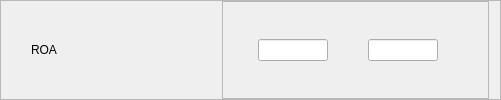
              <widget class="QFrame" name="fROA">
               <property name="frameShape">
                <enum>QFrame::StyledPanel</enum>
               </property>
               <property name="frameShadow">
                <enum>QFrame::Raised</enum>
               </property>
               <layout class="QHBoxLayout" name="horizontalLayout_70">
                <property name="leftMargin">
                 <number>30</number>
                </property>
                <property name="topMargin">
                 <number>0</number>
                </property>
                <property name="bottomMargin">
                 <number>0</number>
                </property>
                <item>
                 <widget class="QLabel" name="label_47">
                  <property name="minimumSize">
                   <size>
                    <width>185</width>
                    <height>0</height>
                   </size>
                  </property>
                  <property name="maximumSize">
                   <size>
                    <width>185</width>
                    <height>150</height>
                   </size>
                  </property>
                  <property name="styleSheet">
                   <string notr="true">font: 14pt &quot;Segoe UI&quot;;</string>
                  </property>
                  <property name="text">
                   <string>ROA</string>
                  </property>
                  <property name="alignment">
                   <set>Qt::AlignLeading|Qt::AlignLeft|Qt::AlignVCenter</set>
                  </property>
                 </widget>
                </item>
                <item>
                 <widget class="QFrame" name="frame_48">
                  <property name="frameShape">
                   <enum>QFrame::StyledPanel</enum>
                  </property>
                  <property name="frameShadow">
                   <enum>QFrame::Raised</enum>
                  </property>
                  <layout class="QHBoxLayout" name="horizontalLayout_71">
                   <property name="spacing">
                    <number>0</number>
                   </property>
                   <property name="leftMargin">
                    <number>35</number>
                   </property>
                   <property name="topMargin">
                    <number>0</number>
                   </property>
                   <property name="rightMargin">
                    <number>50</number>
                   </property>
                   <property name="bottomMargin">
                    <number>0</number>
                   </property>
                   <item>
                    <widget class="QLineEdit" name="min_ROA">
                     <property name="maximumSize">
                      <size>
                       <width>70</width>
                       <height>16777215</height>
                      </size>
                     </property>
                     <property name="focusPolicy">
                      <enum>Qt::StrongFocus</enum>
                     </property>
                     <property name="alignment">
                      <set>Qt::AlignCenter</set>
                     </property>
                     <property name="placeholderText">
                      <string/>
                     </property>
                    </widget>
                   </item>
                   <item>
                    <spacer name="horizontalSpacer_34">
                     <property name="orientation">
                      <enum>Qt::Horizontal</enum>
                     </property>
                     <property name="sizeType">
                      <enum>QSizePolicy::Expanding</enum>
                     </property>
                     <property name="sizeHint" stdset="0">
                      <size>
                       <width>40</width>
                       <height>20</height>
                      </size>
                     </property>
                    </spacer>
                   </item>
                   <item>
                    <widget class="QLineEdit" name="max_ROA">
                     <property name="maximumSize">
                      <size>
                       <width>70</width>
                       <height>16777215</height>
                      </size>
                     </property>
                     <property name="focusPolicy">
                      <enum>Qt::StrongFocus</enum>
                     </property>
                     <property name="alignment">
                      <set>Qt::AlignCenter</set>
                     </property>
                     <property name="placeholderText">
                      <string/>
                     </property>
                    </widget>
                   </item>
                  </layout>
                 </widget>
                </item>
               </layout>
              </widget>
